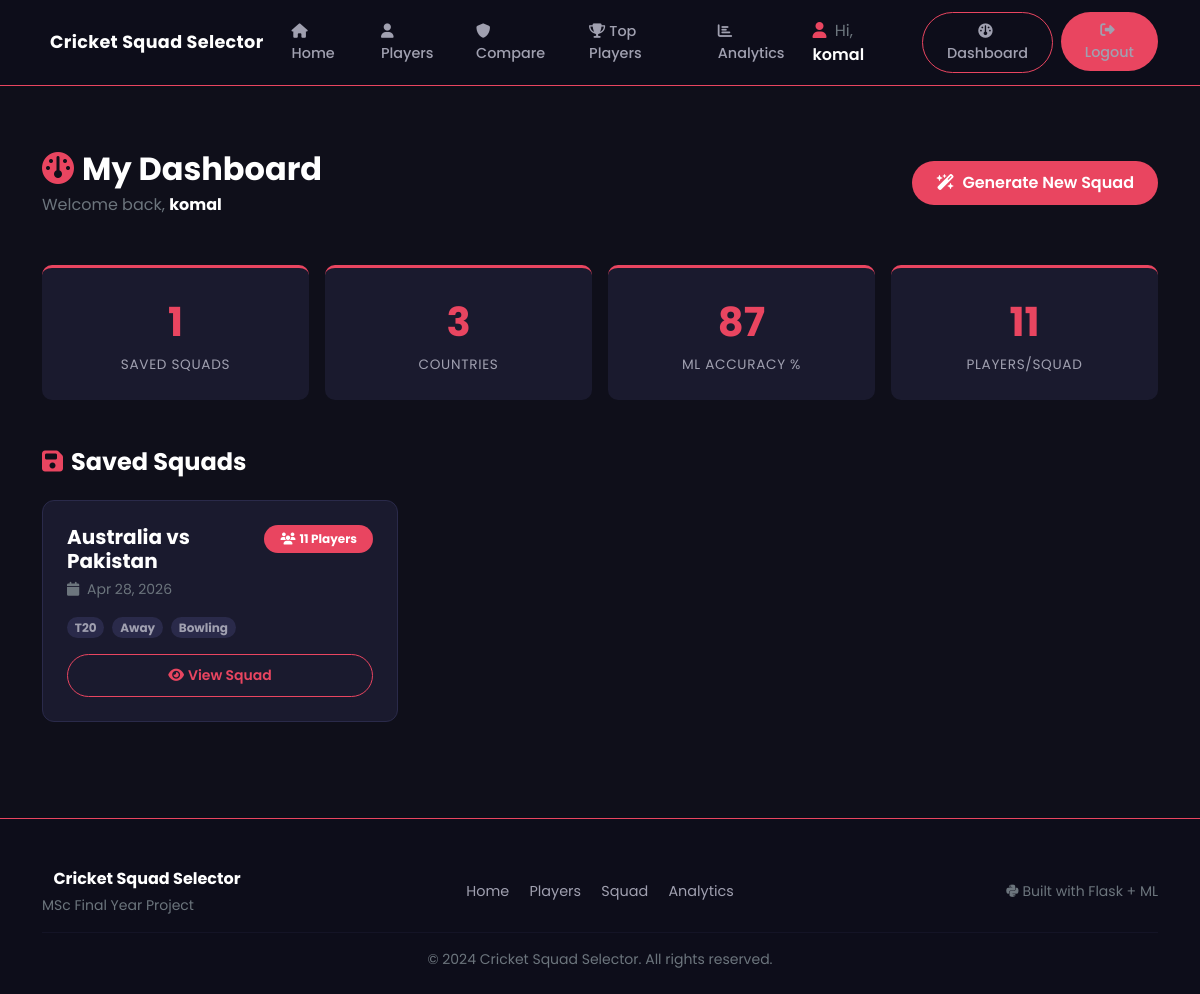
Page /dashboard (signed in) on the committed database.
### models.py (models this page shows, shortened)
class User(db.Model, UserMixin):
    id            = db.Column(db.Integer, primary_key=True)
    username      = db.Column(db.String(80), unique=True, nullable=False)
    email         = db.Column(db.String(120), unique=True, nullable=False)
    password      = db.Column(db.String(200), nullable=False)
    date_joined   = db.Column(db.DateTime, default=datetime.utcnow)
    saved_squads  = db.relationship('SavedSquad', backref='user', lazy=True)

class SavedSquad(db.Model):
    id             = db.Column(db.Integer, primary_key=True)
    user_id        = db.Column(db.Integer, db.ForeignKey('user.id'), nullable=False)
    country        = db.Column(db.String(50))
    opposition     = db.Column(db.String(50))
    match_format   = db.Column(db.String(20))
    venue_type     = db.Column(db.String(20))
    pitch_type     = db.Column(db.String(20))
    weather        = db.Column(db.String(20))
    players_json   = db.Column(db.Text)             # JSON string of 11 players
    created_at     = db.Column(db.DateTime, default=datetime.utcnow)

### routes/auth.py (the view)
@auth.route('/dashboard')
@login_required
def dashboard():
    squads = SavedSquad.query.filter_by(user_id=current_user.id).order_by(SavedSquad.created_at.desc()).all()
    count = len(squads)
    return render_template('auth/dashboard.html', squads=squads, count=count)

### models.py (called while the page is built)
@login_manager.user_loader
def load_user(user_id):
    return User.query.get(int(user_id))

### templates/auth/dashboard.html (shortened to what this page needs)
{% extends "base.html" %}
{% block content %}
<div class="container py-5">
    <div class="d-flex justify-content-between align-items-center mb-5 flex-wrap gap-3">
        <div>
            <h2 class="fw-bold text-white mb-1">
                <i class="fa-solid fa-gauge text-accent me-2"></i>My Dashboard
            </h2>
            <p class="text-secondary mb-0">Welcome back, <strong class="text-white">{{ current_user.username }}</strong></p>
        </div>
        <a href="/squad" class="btn btn-primary-custom rounded-pill px-4">
            <i class="fa-solid fa-wand-magic-sparkles me-2"></i>Generate New Squad
        </a>
    </div>
    <div class="row g-3 mb-5">
        <div class="col-6 col-md-3">
            <div class="stat-box">
                <span class="stat-number">{{ squads|length }}</span>
                <span class="stat-label">Saved Squads</span>
            </div>
        </div>
        <div class="col-6 col-md-3">
            <div class="stat-box">
                <span class="stat-number">3</span>
                <span class="stat-label">Countries</span>
            </div>
        </div>
        <div class="col-6 col-md-3">
            <div class="stat-box">
                <span class="stat-number">87</span>
                <span class="stat-label">ML Accuracy %</span>
            </div>
        </div>
        <div class="col-6 col-md-3">
            <div class="stat-box">
                <span class="stat-number">11</span>
                <span class="stat-label">Players/Squad</span>
            </div>
        </div>
    </div>
    <h4 class="fw-bold text-white mb-4"><i class="fa-solid fa-floppy-disk text-accent me-2"></i>Saved Squads</h4>
    {% if squads %}
    <div class="row row-cols-1 row-cols-md-2 row-cols-lg-3 g-4">
        {% for squad in squads %}
        <div class="col">
            <div class="card-dark h-100 d-flex flex-column">
                <div class="d-flex justify-content-between align-items-start mb-3">
                    <div>
                        <h5 class="fw-bold text-white mb-1">
                            {{ squad.country or 'Unknown' }} vs {{ squad.opposition or 'Unknown' }}
                        </h5>
                        <span class="text-secondary small">
                            <i class="fa-solid fa-calendar me-1"></i>
                            {{ squad.created_at.strftime('%b %d, %Y') if squad.created_at else 'Unknown date' }}
                        </span>
                    </div>
                    <span class="badge rounded-pill px-3 py-2" style="background:#E94560; font-size:0.75rem;">
                        <i class="fa-solid fa-users me-1"></i>11 Players
                    </span>
                </div>
                <div class="d-flex flex-wrap gap-2 mb-3">
                    {% if squad.match_format %}<span class="badge rounded-pill" style="background:#2A2A4A; color:#A0A0B0;">{{ squad.match_format }}</span>{% endif %}
                    {% if squad.venue_type %}<span class="badge rounded-pill" style="background:#2A2A4A; color:#A0A0B0;">{{ squad.venue_type }}</span>{% endif %}
                    {% if squad.pitch_type %}<span class="badge rounded-pill" style="background:#2A2A4A; color:#A0A0B0;">{{ squad.pitch_type }}</span>{% endif %}
                </div>
                <div class="mt-auto">
                    <a href="/squad/saved/{{ squad.id }}" class="btn btn-outline-custom btn-sm w-100 rounded-pill">
                        <i class="fa-solid fa-eye me-1"></i>View Squad
                    </a>
                </div>
            </div>
        </div>
        {% endfor %}
    </div>
    {% endif %}
</div>
{% endblock %}

### templates/base.html (shortened to what this page needs)
<!DOCTYPE html>
<html lang="en">
<head>
    <link rel="stylesheet" href="https://cdn.jsdelivr.net/npm/bootstrap@5.3.0/dist/css/bootstrap.min.css">
    <link rel="stylesheet" href="https://cdnjs.cloudflare.com/ajax/libs/font-awesome/6.4.0/css/all.min.css">
    <link rel="stylesheet" href="https://cdnjs.cloudflare.com/ajax/libs/animate.css/4.1.1/animate.min.css">
    <link rel="stylesheet" href="{{ url_for('static', filename='css/main.css') }}">
</head>
<body>
<nav class="navbar navbar-expand-lg sticky-top" id="mainNavbar">
    <div class="container">
        <a class="navbar-brand fw-bold text-white d-flex align-items-center gap-2" href="/">
            Cricket Squad Selector
        </a>
        <div class="collapse navbar-collapse" id="navbarContent">
            <ul class="navbar-nav mx-auto gap-1">
                <li class="nav-item">
                    <a class="nav-link {% if request.endpoint == 'main.home' %}nav-active{% endif %}" href="/">
                        <i class="fa-solid fa-home me-1"></i>Home
                    </a>
                </li>
                <li class="nav-item">
                    <a class="nav-link {% if request.endpoint and 'players' in request.endpoint %}nav-active{% endif %}" href="/players">
                        <i class="fa-solid fa-user me-1"></i>Players
                    </a>
                </li>
                <li class="nav-item">
                    <a class="nav-link {% if request.endpoint == 'players.compare' %}nav-active{% endif %}" href="/players/compare">
                        <i class="fa-solid fa-shield me-1"></i>Compare
                    </a>
                </li>
                <li class="nav-item">
                    <a class="nav-link {% if request.endpoint == 'players.top_players' %}nav-active{% endif %}" href="/players/top">
                        <i class="fa-solid fa-trophy me-1"></i>Top Players
                    </a>
                </li>
                <li class="nav-item">
                    <a class="nav-link {% if request.endpoint and 'analytics' in request.endpoint %}nav-active{% endif %}" href="/analytics/top">
                        <i class="fa-solid fa-chart-bar me-1"></i>Analytics
                    </a>
                </li>
            </ul>
            <ul class="navbar-nav gap-2">
                {% if current_user.is_authenticated %}
                    <li class="nav-item d-flex align-items-center">
                        <span class="text-secondary me-2">
                            <i class="fa-solid fa-user me-1" style="color:#E94560;"></i>
                            Hi, <span class="text-white fw-semibold">{{ current_user.username }}</span>
                        </span>
                    </li>
                    <li class="nav-item">
                        <a class="nav-link btn btn-sm btn-outline-custom px-3 rounded-pill" href="/dashboard">
                            <i class="fa-solid fa-gauge me-1"></i>Dashboard
                        </a>
                    </li>
                    <li class="nav-item">
                        <a class="nav-link btn btn-sm btn-primary-custom px-3 rounded-pill text-white" href="/logout">
                            <i class="fa-solid fa-right-from-bracket me-1"></i>Logout
                        </a>
                    </li>
                {% endif %}
            </ul>
        </div>
    </div>
</nav>
<main>
    {% block content %}{% endblock %}
</main>
<footer class="footer mt-5">
    <div class="container">
        <div class="row align-items-center">
            <div class="col-md-4 mb-3 mb-md-0">
                <span class="fw-bold text-white">
                    Cricket Squad Selector
                </span>
                <div class="text-secondary small mt-1">MSc Final Year Project</div>
            </div>
            <div class="col-md-4 text-center mb-3 mb-md-0">
                <a href="/" class="footer-link me-3">Home</a>
                <a href="/players" class="footer-link me-3">Players</a>
                <a href="/squad" class="footer-link me-3">Squad</a>
                <a href="/analytics/top" class="footer-link">Analytics</a>
            </div>
            <div class="col-md-4 text-md-end">
                <span class="text-secondary small">
                    <i class="fa-brands fa-python me-1"></i>Built with Flask + ML
                </span>
            </div>
        </div>
        <hr style="border-color: #2A2A4A;">
        <div class="text-center text-secondary small">
            &copy; 2024 Cricket Squad Selector. All rights reserved.
        </div>
    </div>
</footer>
</body>
</html>

### static/css/main.css (style rules this page uses)
:root { --bg-primary: #0F0F1A; --bg-card: #1A1A2E; --accent-red: #E94560; --accent-teal: #0D7377; --text-primary: #FFFFFF; --text-secondary: #A0A0B0; --success: #28a745; --warning: #FFD700; --bg-nav: #0D0D1A; --border-card: #2A2A4A; }
*, *::before, *::after { box-sizing: border-box; }
body { font-family: 'Poppins', sans-serif; background-color: var(--bg-primary); color: var(--text-primary); min-height: 100vh; }
#mainNavbar { background-color: var(--bg-nav) !important; border-bottom: 1px solid var(--accent-red); padding: 0.75rem 0; }
.navbar-brand { font-size: 1.1rem; letter-spacing: 0.02em; }
#mainNavbar .nav-link { color: var(--text-secondary) !important; font-size: 0.9rem; font-weight: 500; padding: 0.5rem 0.75rem; transition: color 0.3s ease; border-radius: 6px; }
.nav-active { color: var(--accent-red) !important; border-bottom: 2px solid var(--accent-red); }
.card-dark { background: var(--bg-card); border: 1px solid var(--border-card); border-radius: 12px; padding: 1.5rem; transition: all 0.3s ease; }
.btn-primary-custom { background: var(--accent-red); border: none; color: white; padding: 10px 24px; border-radius: 8px; font-weight: 600; transition: all 0.3s ease; cursor: pointer; }
.btn-outline-custom { background: transparent; border: 1px solid var(--accent-red); color: var(--accent-red); padding: 10px 24px; border-radius: 8px; font-weight: 600; transition: all 0.3s ease; cursor: pointer; }
.stat-box { background: var(--bg-card); border-radius: 10px; padding: 1.5rem; text-align: center; border-top: 3px solid var(--accent-red); transition: all 0.3s ease; }
.stat-box .stat-number { font-size: 2.5rem; font-weight: 700; color: var(--accent-red); display: block; }
.stat-box .stat-label { color: var(--text-secondary); font-size: 0.85rem; text-transform: uppercase; letter-spacing: 0.05em; }
.footer { background: var(--bg-nav); border-top: 1px solid var(--accent-red); padding: 3rem 0 1.5rem; color: var(--text-secondary); }
.footer-link { color: var(--text-secondary); text-decoration: none; font-size: 0.9rem; transition: color 0.3s ease; }
.text-accent { color: var(--accent-red) !important; }

### rows in the picture
User: username "komal"
SavedSquad: country "Australia", opposition "Pakistan", created_at "Apr 28, 2026", match_format "T20", venue_type "Away", pitch_type "Bowling"

### other values in the picture
{{ squads|length }} "1"
